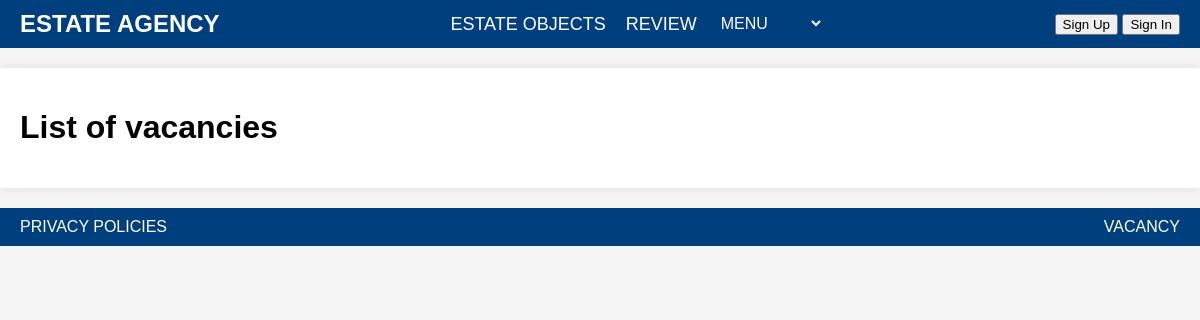
The app's page /vacancy/, older data.
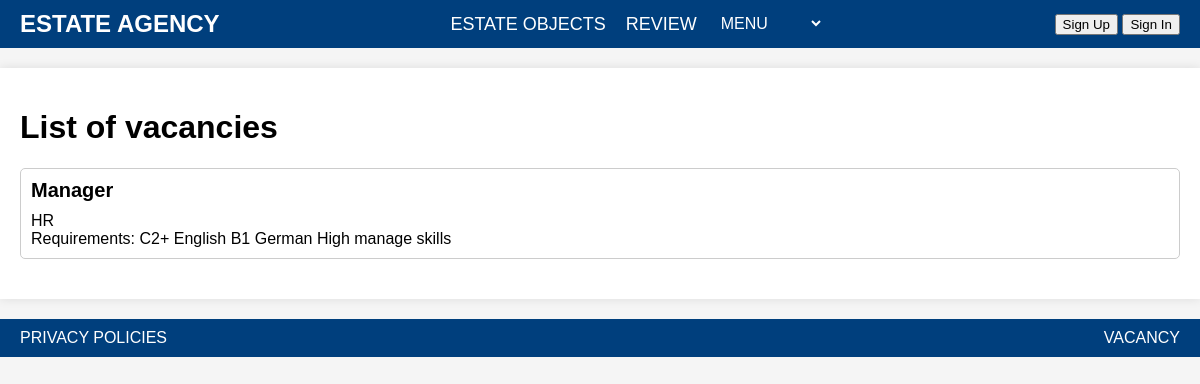
The same page, newer data.
### vacancy/models.py (models this page shows, shortened)
class Vacancy(models.Model):
    title = models.CharField(max_length=200)
    description = models.TextField()
    requirements = models.TextField()
    publication_date = models.DateField(auto_now_add=True)

### vacancy/views.py (the view)
# urls.py: path('', views.vacancy_list, name='home'),
def vacancy_list(request):
    vacancies = Vacancy.objects.all()
    context = {'vacancies': vacancies}
    return render(request, 'vacancy.html', context)

### vacancy/templates/vacancy.html (shortened to what this page needs)
{% extends 'EstateAgency/base_agency.html' %}
{% block head %}
<link rel="stylesheet" type="text/css" href="/static/css/vacancies.css">
{% endblock %}
{% block content %}
<h1>List of vacancies</h1>
<ul>
    {% for vacancy in vacancies %}
    <li itemscope itemtype="http://schema.org/JobPosting">
        <h2 itemprop="title">{{ vacancy.title }}</h2>
        <p itemprop="description">{{ vacancy.description }}</p>
        <p>Requirements: <span itemprop="qualifications">{{ vacancy.requirements }}</span></p>
    </li>
    {% endfor %}
</ul>
{% endblock %}

Row changes from the older to the newer data that the page shows:
added Vacancy: title "Manager", description "HR", requirements "C2+ English B1 German High manage skills"
